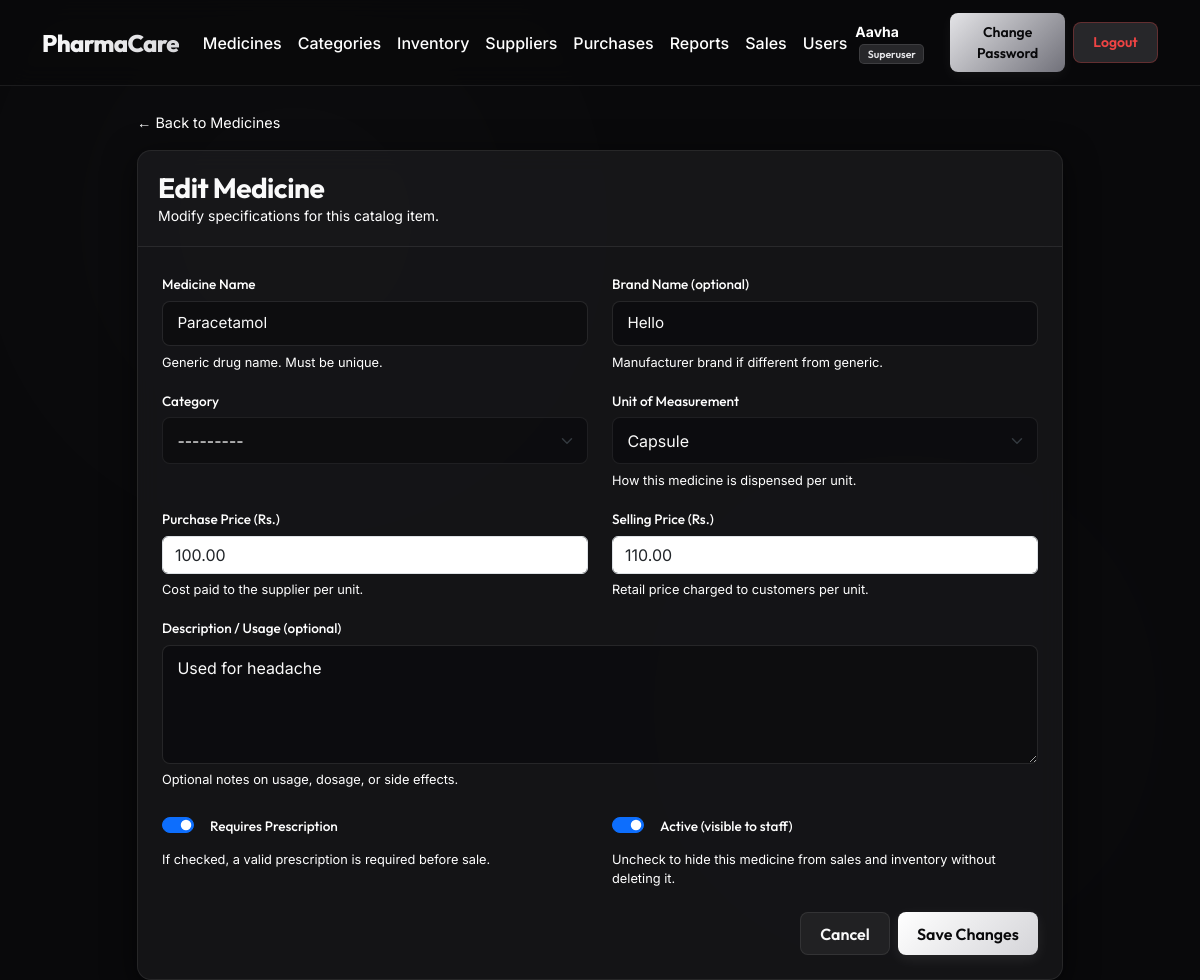
The app's page /medicines/1/edit/ (signed in) with its own data.
### medicines/models.py (models this page shows, shortened)
class Medicine(models.Model):
    UNIT_CHOICES = [
        ("tablet",  "Tablet"),
        ("capsule", "Capsule"),
        ("syrup",   "Syrup (ml)"),
        ("injection","Injection (ml)"),
        ("cream",   "Cream (g)"),
        ("drops",   "Drops (ml)"),
        ("sachet",  "Sachet"),
        ("other",   "Other"),
    ]
    name = models.CharField(
        max_length=200,
        verbose_name="Medicine Name",
        help_text="Generic or brand name of the medicine."
    )
    brand = models.CharField(
        max_length=200,
        blank=True,
        null=True,
        verbose_name="Brand Name",
        help_text="Manufacturer brand name, if different from generic name."
    )
    category = models.ForeignKey(
        Category,
        on_delete=models.SET_NULL,
        null=True,
        blank=True,
        related_name="medicines",
        verbose_name="Category"
    )
    unit = models.CharField(
        max_length=20,
        choices=UNIT_CHOICES,
        default="tablet",
        verbose_name="Unit of Measurement",
        help_text="How this medicine is measured/dispensed."
    )
    requires_prescription = models.BooleanField(
        default=False,
        verbose_name="Requires Prescription",
        help_text="If True, cashiers must request a prescription before selling."
    )
    purchase_price = models.DecimalField(
        max_digits=10,
        decimal_places=2,
        verbose_name="Purchase Price (Rs.)",
        help_text="Cost price per unit paid to supplier."
    )
    selling_price = models.DecimalField(
        max_digits=10,
        decimal_places=2,
        verbose_name="Selling Price (Rs.)",
        help_text="Retail price per unit charged to customers."
    )
    description = models.TextField(
        blank=True,
        null=True,
        verbose_name="Description / Usage",
        help_text="Optional notes on usage, dosage, or side effects."
    )
    is_active = models.BooleanField(
        default=True,
        verbose_name="Active",
        help_text="Inactive medicines are hidden from sales and inventory views."
    )
    created_at = models.DateTimeField(
        auto_now_add=True,
        verbose_name="Created At"
    )
    updated_at = models.DateTimeField(
        auto_now=True,
        verbose_name="Last Updated"
    )
    class Meta:
        verbose_name = "Medicine"
        verbose_name_plural = "Medicines"
        ordering = ["name"]

### medicines/views.py (the view)
# urls.py: path("medicines/<int:pk>/edit/", views.MedicineUpdateView.as_view(), name="medicine_edit"),
class MedicineUpdateView(LoginRequiredMixin, AdminOrPharmacistRequiredMixin, SuccessMessageMixin, UpdateView):
    model = Medicine
    form_class = MedicineForm
    template_name = "medicines/medicine_form.html"
    success_url = reverse_lazy("medicine_list")
    success_message = "Medicine '%(name)s' was updated successfully."

### templates/medicines/medicine_form.html (shortened to what this page needs)
{% extends "base.html" %}
{% block content %}
<div class="row justify-content-center">
    <div class="col-lg-10">
        <div class="mb-3">
            <a href="{% url 'medicine_list' %}" class="text-secondary text-decoration-none" style="font-size: 0.9rem;">
                &larr; Back to Medicines
            </a>
        </div>
        <div class="card">
            <div class="card-header">
                <h3 class="mb-0">{% if form.instance.pk %}Edit Medicine{% else %}Add Medicine{% endif %}</h3>
                <p class="text-secondary mb-0 small">{% if form.instance.pk %}Modify specifications for this catalog item.{% else %}Define a new pharmaceutical product in the main catalog.{% endif %}</p>
            </div>
            <div class="card-body">
                <form method="post" novalidate>
                    <div class="row mb-3">
                        <div class="col-md-6 mb-3 mb-md-0">
                            <label for="{{ form.name.id_for_label }}">{{ form.name.label }}</label>
                            {{ form.name }}
                            {% if form.name.help_text %}
                                <div class="form-text text-secondary">{{ form.name.help_text }}</div>
                            {% endif %}
                        </div>
                        <div class="col-md-6">
                            <label for="{{ form.brand.id_for_label }}">{{ form.brand.label }}</label>
                            {{ form.brand }}
                            {% if form.brand.help_text %}
                                <div class="form-text text-secondary">{{ form.brand.help_text }}</div>
                            {% endif %}
                        </div>
                    </div>
                    <div class="row mb-3">
                        <div class="col-md-6 mb-3 mb-md-0">
                            <label for="{{ form.category.id_for_label }}">{{ form.category.label }}</label>
                            {{ form.category }}
                        </div>
                        <div class="col-md-6">
                            <label for="{{ form.unit.id_for_label }}">{{ form.unit.label }}</label>
                            {{ form.unit }}
                            {% if form.unit.help_text %}
                                <div class="form-text text-secondary">{{ form.unit.help_text }}</div>
                            {% endif %}
                        </div>
                    </div>
                    <div class="row mb-3">
                        <div class="col-md-6 mb-3 mb-md-0">
                            <label for="{{ form.purchase_price.id_for_label }}">{{ form.purchase_price.label }}</label>
                            {{ form.purchase_price }}
                            {% if form.purchase_price.help_text %}
                                <div class="form-text text-secondary">{{ form.purchase_price.help_text }}</div>
                            {% endif %}
                        </div>
                        <div class="col-md-6">
                            <label for="{{ form.selling_price.id_for_label }}">{{ form.selling_price.label }}</label>
                            {{ form.selling_price }}
                            {% if form.selling_price.help_text %}
                                <div class="form-text text-secondary">{{ form.selling_price.help_text }}</div>
                            {% endif %}
                        </div>
                    </div>
                    <div class="mb-3">
                        <label for="{{ form.description.id_for_label }}">{{ form.description.label }}</label>
                        {{ form.description }}
                        {% if form.description.help_text %}
                            <div class="form-text text-secondary">{{ form.description.help_text }}</div>
                        {% endif %}
                    </div>
                    <div class="row mb-4 pt-2">
                        <div class="col-md-6 mb-3 mb-md-0">
                            <div class="form-check form-switch">
                                {{ form.requires_prescription }}
                                <label class="form-check-label ms-2" for="{{ form.requires_prescription.id_for_label }}">
                                    {{ form.requires_prescription.label }}
                                </label>
                            </div>
                            {% if form.requires_prescription.help_text %}
                                <div class="form-text text-secondary">{{ form.requires_prescription.help_text }}</div>
                            {% endif %}
                        </div>
                        <div class="col-md-6">
                            <div class="form-check form-switch">
                                {{ form.is_active }}
                                <label class="form-check-label ms-2" for="{{ form.is_active.id_for_label }}">
                                    {{ form.is_active.label }}
                                </label>
                            </div>
                            {% if form.is_active.help_text %}
                                <div class="form-text text-secondary">{{ form.is_active.help_text }}</div>
                            {% endif %}
                        </div>
                    </div>
                    <div class="d-flex justify-content-end gap-2 mt-4">
                        <a href="{% url 'medicine_list' %}" class="btn btn-light">Cancel</a>
                        <button type="submit" class="btn btn-primary">
                            {% if form.instance.pk %}Save Changes{% else %}Create Medicine{% endif %}
                        </button>
                    </div>
                </form>
            </div>
        </div>
    </div>
</div>
{% endblock %}

### templates/base.html (shortened to what this page needs)
{% load static %}
<!DOCTYPE html>
<html lang="en">
<head>
    <link href="https://cdn.jsdelivr.net/npm/bootstrap@5.3.7/dist/css/bootstrap.min.css" rel="stylesheet">
    <link href="{% static 'css/style.css' %}" rel="stylesheet">
</head>
<body>
{% if request.resolver_match.url_name == "home" %}
<nav class="navbar navbar-expand-lg navbar-dark">
    <div class="container">
        <a class="navbar-brand" href="{% url 'home' %}">PharmaCare</a>
        <div class="d-flex align-items-center ms-auto">
            {% if user.is_authenticated %}
                <span class="text-white me-3 small d-none d-md-inline">
                    Welcome, <strong>{{ user.username }}</strong>
                    {% if user.is_superuser %}
                        <span class="badge bg-warning text-dark ms-1">Superuser</span>
                    {% endif %}
                    {% for group in user.groups.all %}
                        <span class="badge bg-warning text-dark ms-1">{{ group.name }}</span>
                    {% endfor %}
                </span>
                <a href="{% url 'change_password' %}" class="btn btn-warning btn-sm me-2">Change Password</a>
                <form action="{% url 'logout' %}" method="post" style="display:inline; margin:0;">
                    {% csrf_token %}
                    <button type="submit" class="btn btn-danger btn-sm">Logout</button>
                </form>
            {% else %}
                <a href="{% url 'login' %}" class="btn btn-light btn-sm">Login</a>
            {% endif %}
        </div>
    </div>
</nav>
{% else %}
<nav class="navbar navbar-expand-lg navbar-dark">
    <div class="container">
        <a class="navbar-brand" href="{% url 'home' %}">PharmaCare</a>
        <div class="collapse navbar-collapse" id="navbarNav">
            <ul class="navbar-nav me-auto mb-2 mb-lg-0">
                {% if user.is_authenticated %}
                    {% if user.is_superuser or user.groups.all.0.name == "Admin" or user.groups.all.0.name == "Pharmacist" or user.groups.all.1.name == "Admin" or user.groups.all.1.name == "Pharmacist" %}
                        <li class="nav-item">
                            <a class="nav-link px-2 {% if request.resolver_match.url_name == 'medicine_list' %}active{% endif %}" href="{% url 'medicine_list' %}">Medicines</a>
                        </li>
                        <li class="nav-item">
                            <a class="nav-link px-2 {% if request.resolver_match.url_name == 'category_list' %}active{% endif %}" href="{% url 'category_list' %}">Categories</a>
                        </li>
                        <li class="nav-item">
                            <a class="nav-link px-2" href="#">Inventory</a>
                        </li>
                        <li class="nav-item">
                            <a class="nav-link px-2" href="#">Suppliers</a>
                        </li>
                        <li class="nav-item">
                            <a class="nav-link px-2" href="#">Purchases</a>
                        </li>
                        <li class="nav-item">
                            <a class="nav-link px-2" href="#">Reports</a>
                        </li>
                    {% endif %}
                    {% if user.is_superuser or user.groups.all.0.name == "Admin" or user.groups.all.0.name == "Cashier" or user.groups.all.1.name == "Admin" or user.groups.all.1.name == "Cashier" %}
                        <li class="nav-item">
                            <a class="nav-link px-2" href="#">Sales</a>
                        </li>
                    {% endif %}
                    {% if user.is_superuser or user.groups.all.0.name == "Admin" or user.groups.all.1.name == "Admin" %}
                        <li class="nav-item">
                            <a class="nav-link px-2" href="#">Users</a>
                        </li>
                    {% endif %}
                {% endif %}
            </ul>
            <div class="d-flex align-items-center">
                {% if user.is_authenticated %}
                    <span class="text-white me-3 small d-none d-lg-inline">
                        <strong>{{ user.username }}</strong>
                        {% if user.is_superuser %}
                            <span class="badge bg-warning text-dark ms-1">Superuser</span>
                        {% endif %}
                    </span>
                    <a href="{% url 'change_password' %}" class="btn btn-warning btn-sm me-2">Change Password</a>
                    <form action="{% url 'logout' %}" method="post" style="display:inline; margin:0;">
                        <button type="submit" class="btn btn-danger btn-sm">Logout</button>
                    </form>
                {% else %}
                    <a href="{% url 'login' %}" class="btn btn-light btn-sm">Login</a>
                {% endif %}
            </div>
        </div>
    </div>
</nav>
{% endif %}
<div class="container mt-4">
    {% block content %}{% endblock %}
</div>
</body>
</html>

### records on screen
Medicine: name "Paracetamol", brand "Hello", category "---------", unit "Capsule", purchase_price "100.00", selling_price "110.00", description "Used for headache", requires_prescription "☑", is_active "☑"

### other values on screen
{{ user.username }} "Aavha"
